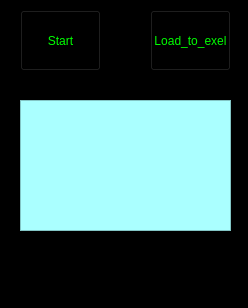
<?xml version="1.0" encoding="UTF-8"?>
<ui version="4.0">
 <class>MainWindow</class>
 <widget class="QMainWindow" name="MainWindow">
  <property name="geometry">
   <rect>
    <x>0</x>
    <y>0</y>
    <width>248</width>
    <height>308</height>
   </rect>
  </property>
  <property name="windowTitle">
   <string>MainWindow</string>
  </property>
  <property name="styleSheet">
   <string notr="true">background-color: rgb(0, 0, 0);</string>
  </property>
  <widget class="QWidget" name="centralwidget">
   <widget class="QTextEdit" name="textEdit">
    <property name="geometry">
     <rect>
      <x>20</x>
      <y>100</y>
      <width>211</width>
      <height>131</height>
     </rect>
    </property>
    <property name="styleSheet">
     <string notr="true">background-color: rgb(170, 255, 255);</string>
    </property>
   </widget>
   <widget class="QPushButton" name="pushButton_start">
    <property name="geometry">
     <rect>
      <x>20</x>
      <y>10</y>
      <width>81</width>
      <height>61</height>
     </rect>
    </property>
    <property name="styleSheet">
     <string notr="true">color: rgb(0, 255, 0);</string>
    </property>
    <property name="text">
     <string>Start</string>
    </property>
   </widget>
   <widget class="QPushButton" name="pushButton_load_to_exel">
    <property name="geometry">
     <rect>
      <x>150</x>
      <y>10</y>
      <width>81</width>
      <height>61</height>
     </rect>
    </property>
    <property name="styleSheet">
     <string notr="true">color: rgb(0, 255, 0);</string>
    </property>
    <property name="text">
     <string>Load_to_exel</string>
    </property>
   </widget>
  </widget>
  <widget class="QMenuBar" name="menubar">
   <property name="geometry">
    <rect>
     <x>0</x>
     <y>0</y>
     <width>248</width>
     <height>22</height>
    </rect>
   </property>
  </widget>
  <widget class="QStatusBar" name="statusbar"/>
 </widget>
 <resources/>
 <connections/>
</ui>
